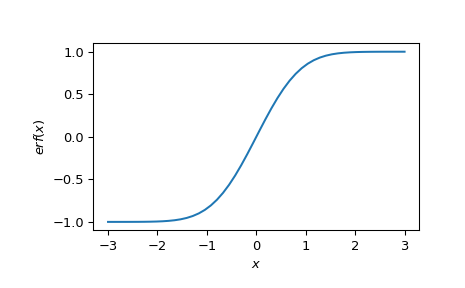

Write Python code to recreate this figure.
from scipy import special
import matplotlib.pyplot as plt
x = np.linspace(-3, 3)
plt.plot(x, special.erf(x))
plt.xlabel('$x$')
plt.ylabel('$erf(x)$')
plt.show()
